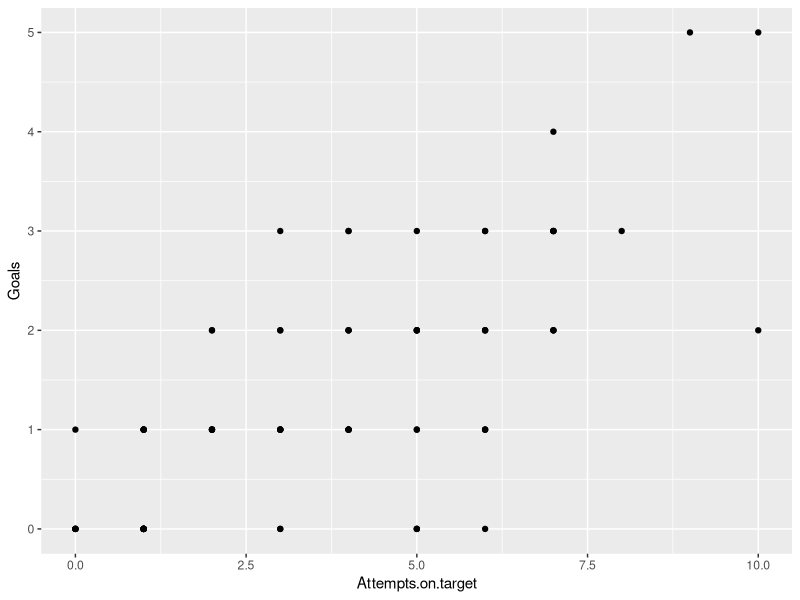
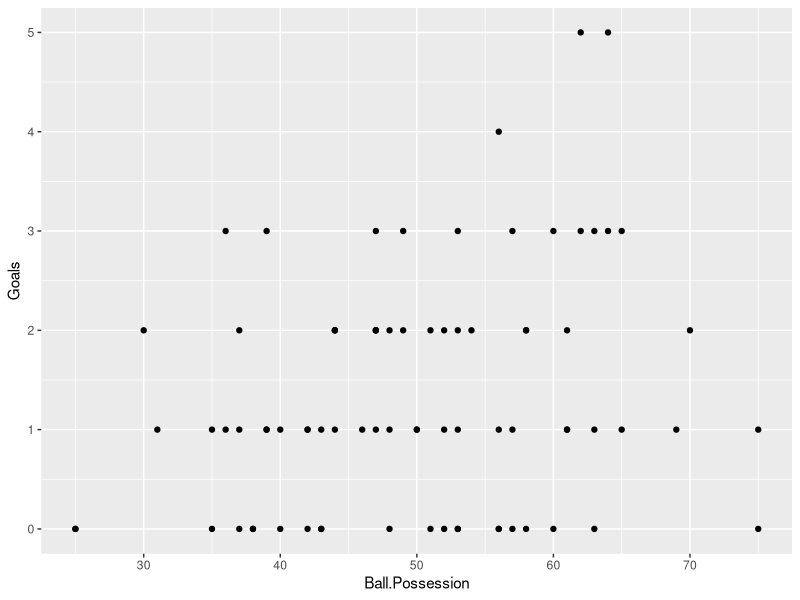
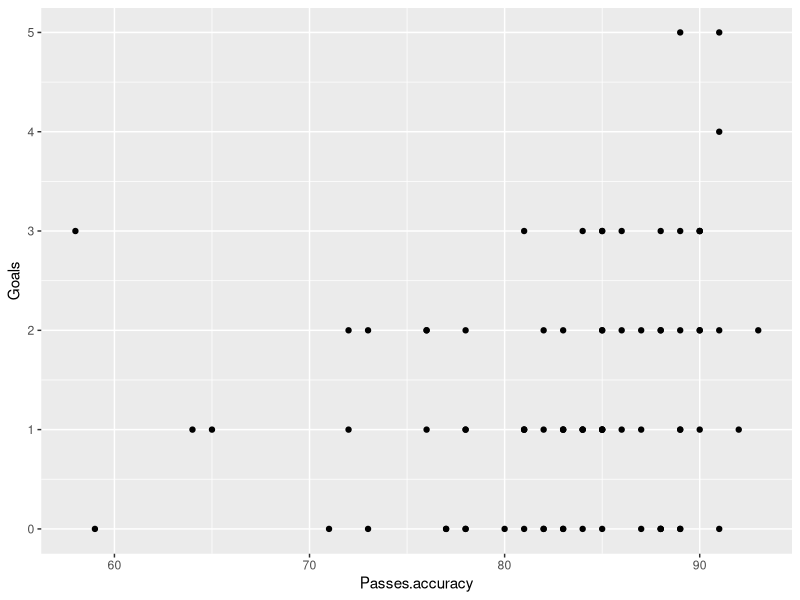
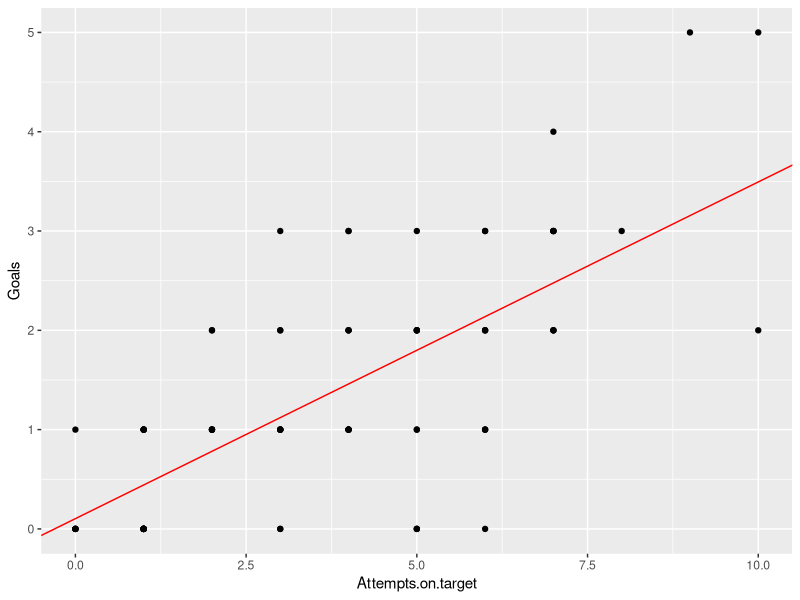
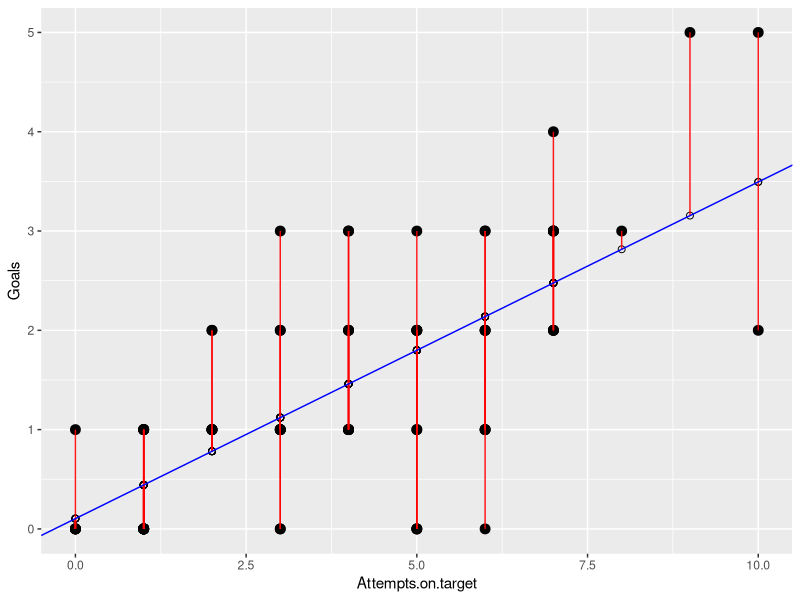
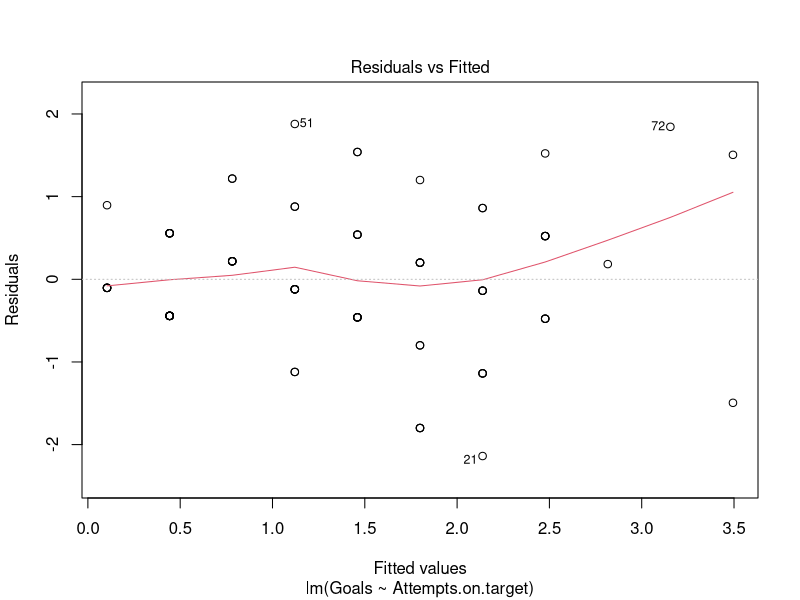
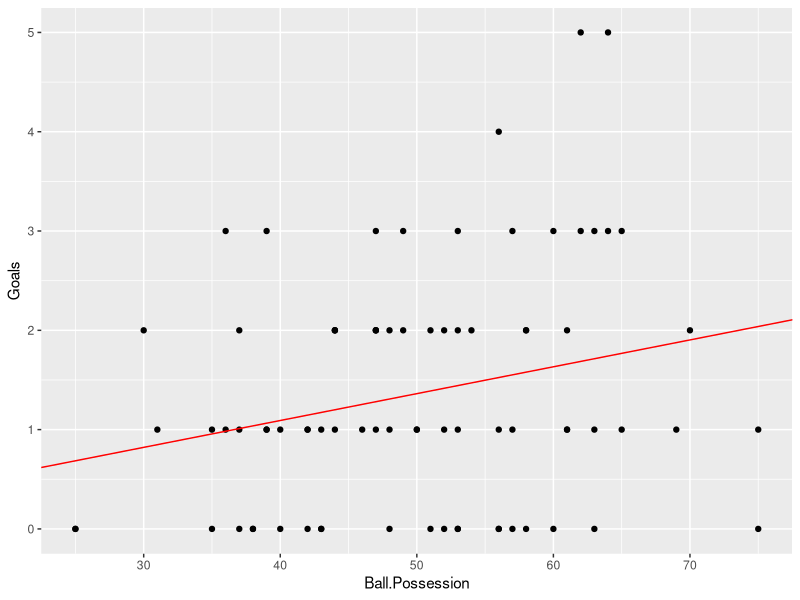
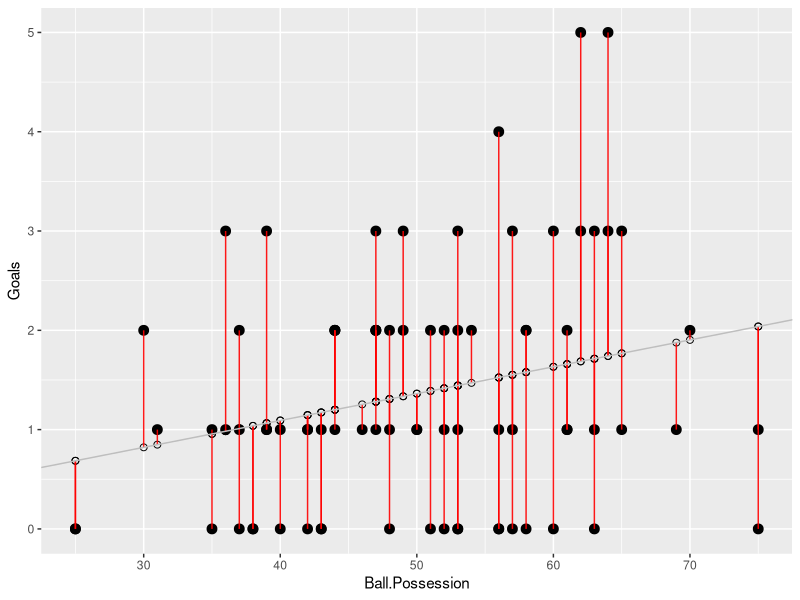

Reproduce these figures in R, in order.
library(tidyverse)
library(MASS)
#load relevant dataset
team_stats <- read.csv("team_stats.csv")
#Check the dataset for missing value
summary(team_stats)
sum(is.na(team_stats))
#Split model into training and testing data
nrow(team_stats)
stats_train <- team_stats[1:80,]
stats_test <- team_stats[81:100,]
summary(stats_train)
summary(stats_test)
#Visualisation methods (Scatter plots)
ggplot(
  data=stats_train,
  aes(x=Attempts.on.target, y=Goals)
) + geom_point()
ggplot(
  data=stats_train,
  aes(x=Ball.Possession, y=Goals)
) + geom_point()
ggplot(
  data=stats_train,
  aes(x=Passes.accuracy, y=Goals)
) + geom_point()
#Correlation test of independence variables
cor.test(
  stats_train$Attempts.on.target,
  stats_train$Goals
)
cor.test(
  stats_train$Passes.accuracy,
  stats_train$Goals
)
cor.test(
  stats_train$Ball.Possession,
  stats_train$Goals
)
#Linear regression test for attempts on target
mod_Attempts_on_target <- lm(
  formula = Goals~Attempts.on.target,
  data = stats_train
)
summary(mod_Attempts_on_target)
#Inspect regression model
coef(mod_Attempts_on_target)
coefs_Attempts_on_target <- coef(mod_Attempts_on_target)
ggplot(
  data = stats_train,
  aes(x=Attempts.on.target, y=Goals)
) +
  geom_point() +
  geom_abline(mapping = aes(
    slope = 0.3390560,
    intercept = 0.1037546
  ), colour='red' )
#Calculate predicted values
train_resid <- stats_train
train_resid$predicted <- predict(mod_Attempts_on_target)
train_resid$residuals <- residuals(mod_Attempts_on_target)
train_resid[1:20,]
ggplot(
  data=train_resid,
  aes(x=Attempts.on.target,y=Goals)
) +
  geom_point(size=3) + # make the actual values show up more clearly
  geom_point(size=2, aes(y=predicted), shape=1) + # show the predicted values
  geom_segment(aes(xend=Attempts.on.target, yend=predicted), alpha=0.9, color='red') +
  geom_abline(mapping=aes(
    slope=0.3390560,
    intercept=0.1037546
  ), color='blue')
plot(
  mod_Attempts_on_target,
  which = 1
)

#make a copy of the test data to leave the original unaltered
stats_attempt_test <- stats_test
stats_attempt_test$predicted <- predict(mod_Attempts_on_target, newdata = stats_attempt_test)
stats_attempt_test$residuals <- stats_attempt_test$predicted - stats_attempt_test$Goals
#Remove unneeded variables for this result
stats_attempt_test <- stats_attempt_test[, -c(5,6)]
#Show the accuracy of the model's prediction  results
stats_attempt_test
predict(
  mod_Attempts_on_target,
  newdata = stats_test,
  interval = 'confidence'
)



#Linear regression test for ball possession
mod_ball_possession <- lm(
  formula = Goals~Ball.Possession,
  data = stats_train
)
summary(mod_ball_possession)
#Inspect regression model
coef(mod_ball_possession)
coefs_ball_possession <- coef(mod_ball_possession)
ggplot(
  data = stats_train,
  aes(x=Ball.Possession, y=Goals)
) +
  geom_point() +
  geom_abline(mapping = aes(
    slope =0.0270497,
    intercept = 0.0100152
  ), colour='red' )
#Calculate predicted values
train_resid <- stats_train
train_resid$predicted <- predict(mod_ball_possession)
train_resid$residuals <- residuals(mod_ball_possession)
train_resid[1:20,]
ggplot(
  data=train_resid,
  aes(x=Ball.Possession,y=Goals)
) +
  geom_point(size=3) + # make the actual values show up more clearly
  geom_point(size=2, aes(y=predicted), shape=1) + # show the predicted values
  geom_segment(aes(xend=Ball.Possession, yend=predicted), alpha=0.9, color='red') +
  geom_abline(mapping=aes(
    slope=0.0270497,
    intercept=0.0100152
  ), color='gray')
plot(
  mod_ball_possession,
  which = 1
)
predict(
  mod_ball_possession,
  newdata = stats_test,
  interval = 'confidence'
)
#make a copy of the test data to leave the original unaltered
stats_attempt_test <- stats_test
stats_attempt_test$predicted <- predict(mod_Attempts_on_target, newdata = stats_attempt_test)
stats_attempt_test$residuals <- stats_attempt_test$predicted - stats_attempt_test$Goals
#Remove unneeded variables for this result
stats_attempt_test <- stats_attempt_test[, -c(5,6)]
#Show the accuracy of the model's prediction  results
stats_attempt_test


#Linear regression test for passes accuracy
mod_pass_accu <- lm(
  formula = Goals~Passes.accuracy,
  data = stats_train
)
summary(mod_pass_accu)
#Inspect regression model
coef(mod_pass_accu)
coefs_pass_accu <- coef(mod_pass_accu)
ggplot(
  data = stats_train,
  aes(x=Passes.accuracy, y=Goals)
) +
  geom_point() +
  geom_abline(mapping = aes(
    slope = 0.03884638,
    intercept =-1.85883638
  , colour='red') )
#Calculate predicted values
train_resid <- stats_train
train_resid$predicted <- predict(mod_pass_accu)
train_resid$residuals <- residuals(mod_pass_accu)
train_resid[1:20,]
ggplot(
  data=train_resid,
  aes(x=Passes.accuracy,y=Goals)
) +
  geom_point(size=3) +        # make the actual values show up more clearly
  geom_point(size=2, aes(y=predicted), shape=1) + # show the predicted values
  geom_segment(aes(xend=Passes.accuracy, yend=predicted), alpha=0.9, color='red') +
  geom_abline(mapping=aes(
    slope=0.03884638,
    intercept=-1.85883638
  ), color='blue')
  
plot(
  mod_pass_accu,
  which = 1
)
predict(
  mod_pass_accu,
  newdata = stats_test,
  interval = 'confidence'
)
#make a copy of the test data to leave the original unaltered
stats_attempt_test <- stats_test
stats_attempt_test$predicted <- predict(mod_Attempts_on_target, newdata = stats_attempt_test)
stats_attempt_test$residuals <- stats_attempt_test$predicted - stats_attempt_test$Goals
#Remove unneeded variables for this result
stats_attempt_test <- stats_attempt_test[, -c(5,6)]
#Show the accuracy of the model's prediction  results
stats_attempt_test
